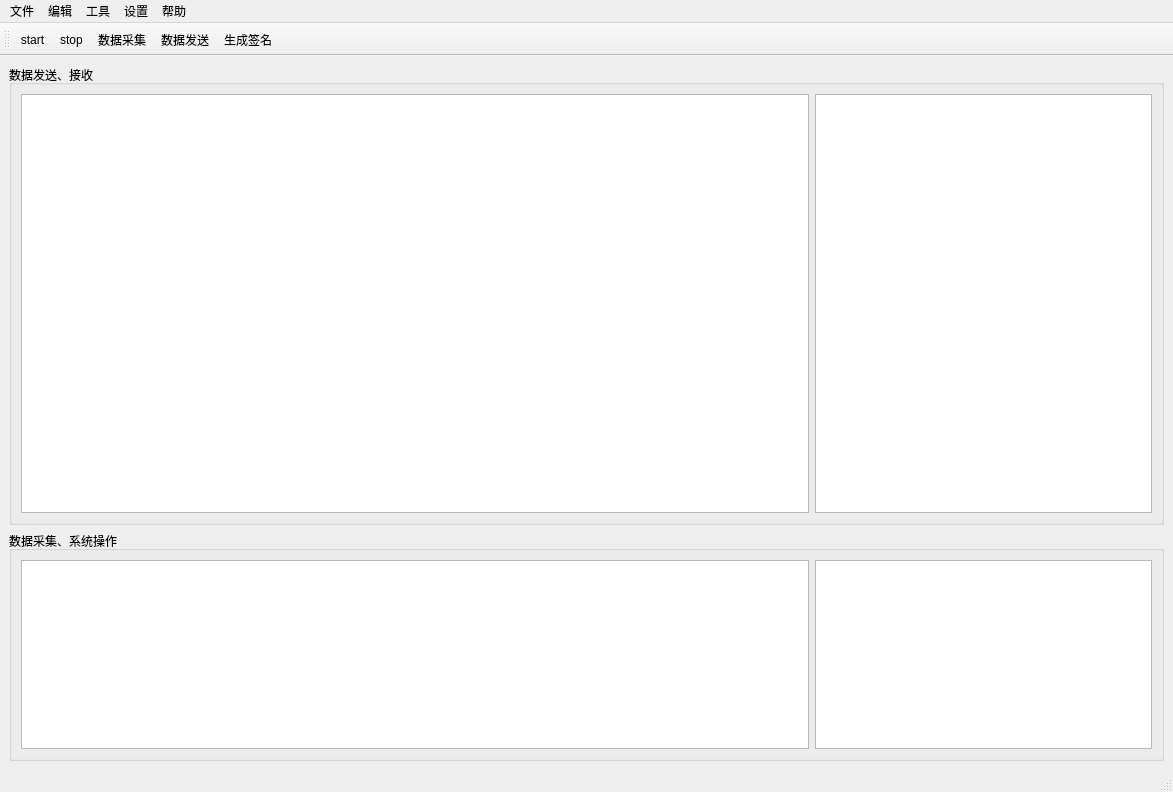
<?xml version="1.0" encoding="UTF-8"?>
<ui version="4.0">
 <class>MainWindow</class>
 <widget class="QMainWindow" name="MainWindow">
  <property name="geometry">
   <rect>
    <x>0</x>
    <y>0</y>
    <width>1173</width>
    <height>792</height>
   </rect>
  </property>
  <property name="windowTitle">
   <string>MainWindow</string>
  </property>
  <widget class="QWidget" name="centralwidget">
   <layout class="QGridLayout" name="gridLayout_3">
    <item row="0" column="0">
     <layout class="QVBoxLayout" name="verticalLayout" stretch="2,1">
      <item>
       <widget class="QGroupBox" name="groupBox">
        <property name="title">
         <string>数据发送、接收</string>
        </property>
        <layout class="QGridLayout" name="gridLayout">
         <item row="0" column="0">
          <layout class="QHBoxLayout" name="horizontalLayout" stretch="7,3">
           <item>
            <widget class="QTextBrowser" name="textBrowser"/>
           </item>
           <item>
            <widget class="QTextBrowser" name="textBrowser_3"/>
           </item>
          </layout>
         </item>
        </layout>
       </widget>
      </item>
      <item>
       <widget class="QGroupBox" name="groupBox_2">
        <property name="title">
         <string>数据采集、系统操作</string>
        </property>
        <layout class="QGridLayout" name="gridLayout_2">
         <item row="0" column="0">
          <layout class="QHBoxLayout" name="horizontalLayout_2" stretch="7,3">
           <item>
            <widget class="QTextBrowser" name="textBrowser_2"/>
           </item>
           <item>
            <widget class="QTextBrowser" name="textBrowser_4"/>
           </item>
          </layout>
         </item>
        </layout>
       </widget>
      </item>
     </layout>
    </item>
   </layout>
  </widget>
  <widget class="QMenuBar" name="menubar">
   <property name="geometry">
    <rect>
     <x>0</x>
     <y>0</y>
     <width>1173</width>
     <height>26</height>
    </rect>
   </property>
   <widget class="QMenu" name="menu">
    <property name="title">
     <string>文件</string>
    </property>
   </widget>
   <widget class="QMenu" name="menu_2">
    <property name="title">
     <string>编辑</string>
    </property>
   </widget>
   <widget class="QMenu" name="menu_3">
    <property name="title">
     <string>工具</string>
    </property>
   </widget>
   <widget class="QMenu" name="menu_4">
    <property name="title">
     <string>设置</string>
    </property>
    <addaction name="action_data"/>
   </widget>
   <widget class="QMenu" name="menu_5">
    <property name="title">
     <string>帮助</string>
    </property>
   </widget>
   <addaction name="menu"/>
   <addaction name="menu_2"/>
   <addaction name="menu_3"/>
   <addaction name="menu_4"/>
   <addaction name="menu_5"/>
  </widget>
  <widget class="QStatusBar" name="statusbar"/>
  <widget class="QToolBar" name="toolBar">
   <property name="windowTitle">
    <string>toolBar</string>
   </property>
   <attribute name="toolBarArea">
    <enum>TopToolBarArea</enum>
   </attribute>
   <attribute name="toolBarBreak">
    <bool>false</bool>
   </attribute>
   <addaction name="action_start"/>
   <addaction name="action_stop"/>
   <addaction name="action_get"/>
   <addaction name="action_send"/>
   <addaction name="action_signature"/>
  </widget>
  <action name="action_start">
   <property name="icon">
    <iconset resource="apprcc.qrc">
     <normaloff>:/图标一/img/4250/10004.ico</normaloff>:/图标一/img/4250/10004.ico</iconset>
   </property>
   <property name="text">
    <string>start</string>
   </property>
   <property name="toolTip">
    <string>系统启动</string>
   </property>
  </action>
  <action name="action_stop">
   <property name="icon">
    <iconset resource="apprcc.qrc">
     <normaloff>:/图标一/img/4250/10005.ico</normaloff>:/图标一/img/4250/10005.ico</iconset>
   </property>
   <property name="text">
    <string>stop</string>
   </property>
   <property name="toolTip">
    <string>系统停止</string>
   </property>
  </action>
  <action name="action_data">
   <property name="icon">
    <iconset resource="apprcc.qrc">
     <normaloff>:/图标四/img/7883/f7.ico</normaloff>:/图标四/img/7883/f7.ico</iconset>
   </property>
   <property name="text">
    <string>参数设置</string>
   </property>
   <property name="toolTip">
    <string>系统参数设置</string>
   </property>
  </action>
  <action name="action_get">
   <property name="icon">
    <iconset resource="apprcc.qrc">
     <normaloff>:/图标四/img/7883/f4.ico</normaloff>:/图标四/img/7883/f4.ico</iconset>
   </property>
   <property name="text">
    <string>数据采集</string>
   </property>
   <property name="toolTip">
    <string>采集服务端数据</string>
   </property>
  </action>
  <action name="action_send">
   <property name="icon">
    <iconset resource="apprcc.qrc">
     <normaloff>:/图标四/img/7883/f6.ico</normaloff>:/图标四/img/7883/f6.ico</iconset>
   </property>
   <property name="text">
    <string>数据发送</string>
   </property>
   <property name="toolTip">
    <string>发送数据给服务器</string>
   </property>
  </action>
  <action name="action_signature">
   <property name="icon">
    <iconset resource="apprcc.qrc">
     <normaloff>:/图标二/img/4987/6.ico</normaloff>:/图标二/img/4987/6.ico</iconset>
   </property>
   <property name="text">
    <string>生成签名</string>
   </property>
   <property name="toolTip">
    <string>生成签名数据</string>
   </property>
  </action>
 </widget>
 <resources>
  <include location="apprcc.qrc"/>
 </resources>
 <connections/>
</ui>
